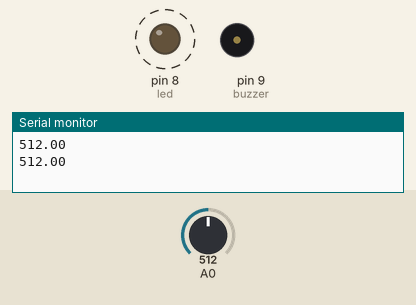
Recording of a sketch running on a simulated Arduino Uno, built with avr-gcc and run on an emulated ATmega328P. Parts: output pins drawn as LEDs (lit = HIGH), buzzer (waves = sounding, pin HIGH), the last lines printed to the serial monitor. Dashed ring = blinking. Inputs (shaded band) come from the test bench; at power-on: A0 = 512.

Above: at 1.8 s.
1.9 s: A0 set to 214
5.4 s: A0 set to 186
At 6.2 s:
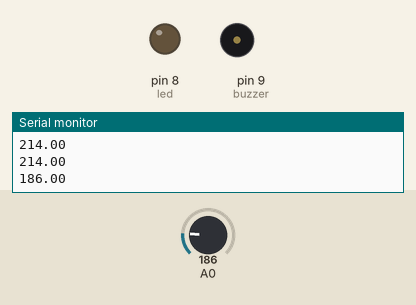
7.0 s: A0 set to 210
At 7.4 s:
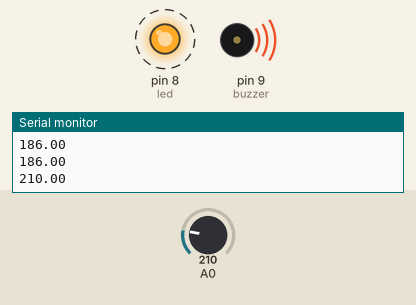
11.0 s: A0 set to 190
At 11.7 s:
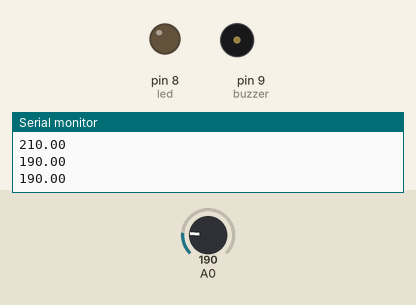
Timing chart, 0 to 13.5 s (numbered marks = the images above; inputs shaded):
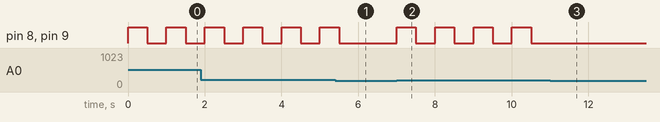

Measured:
- the behaviour switches between 201 and 200 on A0 (found by bisection; images 0 and 1)
- after the input at 5.4 s, pin 8 (led), pin 9 (buzzer): goes on until 5.5 s, then stays LOW
- after the input at 7.0 s, pin 8 (led), pin 9 (buzzer): alternates HIGH for 0.50 s and LOW for 0.50 s, starting at once
- after the input at 11.0 s, pin 8 (led), pin 9 (buzzer): stops changing and stays LOW
- by itself, pin 8 (led), pin 9 (buzzer): alternates HIGH for 0.50 s and LOW for 0.50 s

The sketch:

gas.ino
```cpp
/*
Agung Dwi Prasetyo
G64130073
*/

float sensor;
int buzzer = 9;
int led = 8;

void setup() {
  Serial.begin(9600);
  pinMode(buzzer,OUTPUT);
  pinMode(led,OUTPUT);
}

void loop() {
  float sensor = analogRead(A0);
  Serial.println(sensor);
  if(sensor>200){
    digitalWrite(buzzer,HIGH);
    digitalWrite(led,HIGH);
    delay(500);
    digitalWrite(buzzer,LOW);
    digitalWrite(led,LOW);
  }
  delay(500);
}
```
